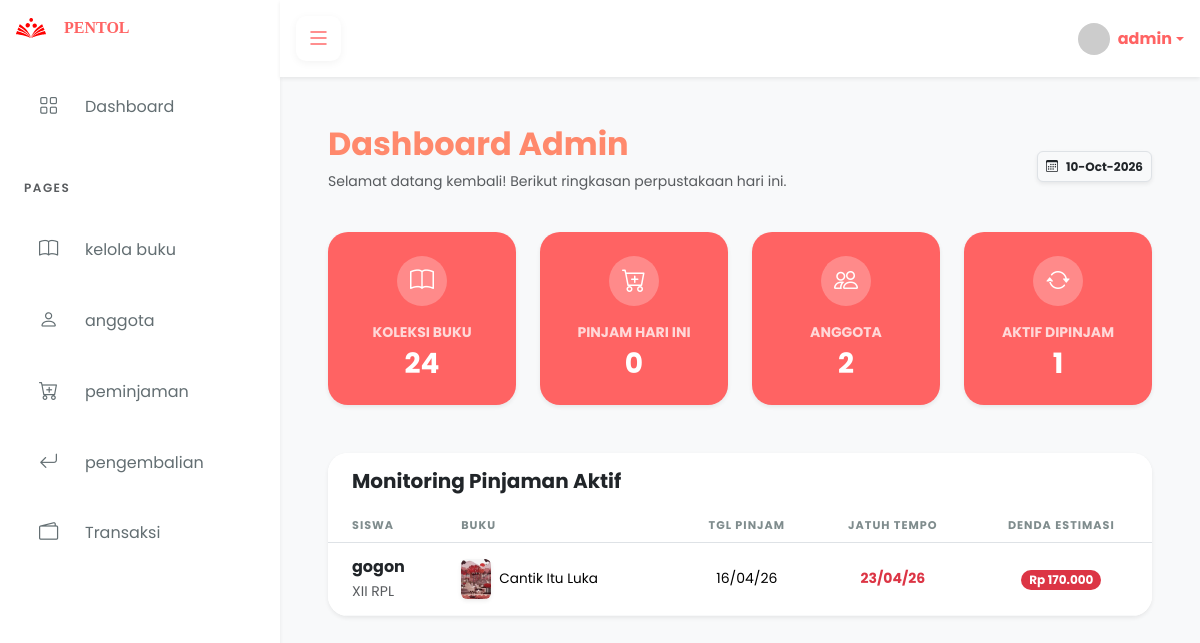
Page /admin/index.php?link=konfirmasi_admin (signed in) on the committed database.
### tables this page shows
CREATE TABLE `peminjaman` (
  `id_pinjam` int NOT NULL,
  `id_anggota` int NOT NULL,
  `id_user` int NOT NULL,
  `tanggal_pinjam` date NOT NULL,
  `tanggal_jatuh_tempo` date NOT NULL,
  `status_pinjam` enum('dipinjam','selesai','terlambat','pending') NOT NULL
);

CREATE TABLE `anggota` (
  `id_anggota` int NOT NULL,
  `no_anggota` varchar(30) NOT NULL,
  `nama` varchar(100) NOT NULL,
  `kelas` varchar(50) NOT NULL,
  `alamat` varchar(200) NOT NULL,
  `no_hp` varchar(255) NOT NULL,
  `tanggal_daftar` date NOT NULL,
  `status` enum('aktif','nonaktif') NOT NULL,
  `id_user` int NOT NULL
);

CREATE TABLE `buku` (
  `id_buku` int NOT NULL,
  `foto` text NOT NULL,
  `isbn` varchar(30) NOT NULL,
  `judul` varchar(150) NOT NULL,
  `pengarang` varchar(100) NOT NULL,
  `penerbit` varchar(100) NOT NULL,
  `tahun_terbit` int NOT NULL,
  `kategori` varchar(50) NOT NULL,
  `lokasi_rak` varchar(30) NOT NULL,
  `stok_total` int NOT NULL,
  `stok_tersedia` int NOT NULL
);

### admin/dashboard.php (the view, shortened to what this page needs)
<?php
include '../inc/koneksi.php';
$hari_ini = date('Y-m-d');
$query_buku = mysqli_query($koneksi, "SELECT COUNT(*) as total FROM buku");
$data_buku = mysqli_fetch_assoc($query_buku);
$total_buku = $data_buku['total'] ?? 0;
$query_pinjam = mysqli_query($koneksi, "SELECT COUNT(*) as total FROM peminjaman WHERE tanggal_pinjam = '$hari_ini'");
$data_pinjam = mysqli_fetch_assoc($query_pinjam);
$peminjaman_hari_ini = $data_pinjam['total'] ?? 0;
$query_anggota = mysqli_query($koneksi, "SELECT COUNT(*) as total FROM anggota");
$data_anggota = mysqli_fetch_assoc($query_anggota);
$total_anggota = $data_anggota['total'] ?? 0;
$query_status = mysqli_query($koneksi, "SELECT COUNT(*) as total FROM detail_peminjaman WHERE status_item = 'dipinjam'");
$data_status = mysqli_fetch_assoc($query_status);
$sedang_dipinjam = $data_status['total'] ?? 0;
?>
<div class="container-fluid p-4">
    <div class="d-flex justify-content-between align-items-center mb-4">
        <div>
            <h2 class="fw-bold" style="color: #ff896c;">Dashboard Admin</h2>
            <p class="text-muted small">Selamat datang kembali! Berikut ringkasan perpustakaan hari ini.</p>
        </div>
        <div class="text-end">
            <span class="badge bg-light text-dark shadow-sm p-2 border">
                <i class="bi bi-calendar3 me-2"></i><?php echo date('d-M-Y'); ?>
            </span>
        </div>
    </div>
    <div class="row g-4 mb-5" data-aos="fade-up">
        <div class="col-md-3">
            <div class="card border-0 shadow-sm text-white h-100" style="background:var(--pink-wara); border-radius: 20px;">
                <div class="card-body p-4 text-center">
                    <div class="bg-white bg-opacity-25 rounded-circle mx-auto mb-3 d-flex align-items-center justify-content-center" style="width: 50px; height: 50px;">
                        <i class="bi bi-book fs-4"></i>
                    </div>
                    <p class="mb-1 small opacity-75 text-uppercase fw-bold">Koleksi Buku</p>
                    <h3 class="fw-bold mb-0"><?php echo number_format($total_buku, 0, ',', '.'); ?></h3>
                </div>
            </div>
        </div>
        <div class="col-md-3">
            <div class="card border-0 shadow-sm text-white h-100" style="background:var(--pink-wara); border-radius: 20px;">
                <div class="card-body p-4 text-center">
                    <div class="bg-white bg-opacity-25 rounded-circle mx-auto mb-3 d-flex align-items-center justify-content-center" style="width: 50px; height: 50px;">
                        <i class="bi bi-cart-plus fs-4"></i>
                    </div>
                    <p class="mb-1 small opacity-75 text-uppercase fw-bold">Pinjam Hari Ini</p>
                    <h3 class="fw-bold mb-0"><?php echo $peminjaman_hari_ini; ?></h3>
                </div>
            </div>
        </div>
        <div class="col-md-3">
            <div class="card border-0 shadow-sm text-white h-100" style="background:var(--pink-wara); border-radius: 20px;">
                <div class="card-body p-4 text-center">
                    <div class="bg-white bg-opacity-25 rounded-circle mx-auto mb-3 d-flex align-items-center justify-content-center" style="width: 50px; height: 50px;">
                        <i class="bi bi-people fs-4"></i>
                    </div>
                    <p class="mb-1 small opacity-75 text-uppercase fw-bold">Anggota</p>
                    <h3 class="fw-bold mb-0"><?php echo $total_anggota; ?></h3>
                </div>
            </div>
        </div>
        <div class="col-md-3">
            <div class="card border-0 shadow-sm text-white h-100" style="background:var(--pink-wara); border-radius: 20px;">
                <div class="card-body p-4 text-center">
                    <div class="bg-white bg-opacity-25 rounded-circle mx-auto mb-3 d-flex align-items-center justify-content-center" style="width: 50px; height: 50px;">
                        <i class="bi bi-arrow-repeat fs-4"></i>
                    </div>
                    <p class="mb-1 small opacity-75 text-uppercase fw-bold">Aktif Dipinjam</p>
                    <h3 class="fw-bold mb-0"><?php echo $sedang_dipinjam; ?></h3>
                </div>
            </div>
        </div>
    </div>
    <div class="row" data-aos="fade-up" data-aos-delay="200">
        <div class="col-12">
            <div class="card border-0 shadow-sm" style="border-radius: 20px; overflow: hidden;">
                <div class="card-header bg-white py-3 border-0 d-flex justify-content-between align-items-center">
                    <h5 class="mb-0 fw-bold text-dark"><i class="me-2 text-warning"></i>Monitoring Pinjaman Aktif</h5>
                </div>
                <div class="table-responsive">
                    <table class="table table-hover align-middle mb-0">
                        <thead class="bg-light text-uppercase" style="font-size: 0.7rem; letter-spacing: 1px;">
                            <tr>
                                <th class="ps-4">Siswa</th>
                                <th>Buku</th>
                                <th class="text-center">Tgl Pinjam</th>
                                <th class="text-center">Jatuh Tempo</th>
                                <th class="text-center">Denda Estimasi</th>
                            </tr>
                        </thead>
                        <tbody>
                            <?php
                            $sql_admin = mysqli_query($koneksi, "SELECT * FROM peminjaman
                                        JOIN detail_peminjaman ON peminjaman.id_pinjam = detail_peminjaman.id_pinjam
                                        JOIN buku ON detail_peminjaman.id_buku = buku.id_buku
                                        JOIN anggota ON peminjaman.id_anggota = anggota.id_anggota
                                        WHERE peminjaman.status_pinjam = 'dipinjam'
                                        ORDER BY peminjaman.tanggal_jatuh_tempo ASC LIMIT 10");
                            if(mysqli_num_rows($sql_admin) > 0) {
                                while($row = mysqli_fetch_array($sql_admin)){
                                    $tgl_kembali = $row['tanggal_jatuh_tempo'];
                                    $is_telat = ($hari_ini > $tgl_kembali);
                                    $denda = 0;
                                    if($is_telat) {
                                        $selisih = floor((strtotime($hari_ini) - strtotime($tgl_kembali)) / (60*60*24));
                                        $denda = $selisih * 1000;
                                    }
                            ?>
                            <tr>
                                <td class="ps-4">
                                    <div class="fw-bold text-dark"><?php echo $row['nama']; ?></div>
                                    <small class="text-muted"><?php echo $row['kelas']; ?></small>
                                </td>
                                <td>
                                    <div class="d-flex align-items-center">
                                        <img src="../asset/img/buku/<?php echo $row['foto']; ?>" width="30" height="40" class="rounded me-2 shadow-sm" style="object-fit: cover;">
                                        <div class="text-truncate" style="max-width: 180px; font-size: 0.85rem;"><?php echo $row['judul']; ?></div>
                                    </div>
                                </td>
                                <td class="text-center small"><?php echo date('d/m/y', strtotime($row['tanggal_pinjam'])); ?></td>
                                <td class="text-center small">
                                    <span class="<?php echo $is_telat ? 'text-danger fw-bold' : ''; ?>">
                                        <?php echo date('d/m/y', strtotime($tgl_kembali)); ?>
                                    </span>
                                </td>
                                <td class="text-center">
                                    <?php if($is_telat): ?>
                                        <span class="badge bg-danger rounded-pill">Rp <?php echo number_format($denda, 0, ',', '.'); ?></span>
                                    <?php else: ?>
                                        <span class="badge bg-light text-success border border-success rounded-pill small">Lancar</span>
                                    <?php endif; ?>
                                </td>
                            </tr>
                            <?php
                                }
                            } else {
                                echo "<tr><td colspan='5' class='text-center py-4 text-muted small'>Tidak ada buku yang sedang dipinjam.</td></tr>";
                            }
                            ?>
                        </tbody>
                    </table>
                </div>
            </div>
        </div>
    </div>
</div>

### asset/css/base.css (style rules this page uses)
:root { --pink-wara: #ff6363; --pink-grad: linear-gradient(45deg, #ff4d6d, #ff8a71); --bg-light: #f8f9fa; --sidebar-width: 280px; --sidebar-small: 80px; }
body { font-family: 'Poppins', sans-serif; background-color: var(--bg-light); overflow-x: hidden; }

### admin/dashboard.php (style rules this page uses)
.table thead th { border-top: none; color: #7f8c8d; }
.table tbody td { border-bottom: 1px solid #f8f9fa; padding: 12px 8px; }

### rows in the picture
peminjaman: id_anggota.nama "gogon", id_anggota.kelas "XII RPL", buku.foto (picture), buku.judul "Cantik Itu Luka", tanggal_pinjam "16/04/26", tanggal_jatuh_tempo "23/04/26", tanggal_jatuh_tempo "170.000"

### other values in the picture
$_SESSION['username'] "admin"
$total_buku "24"
$peminjaman_hari_ini "0"
$total_anggota "2"
$sedang_dipinjam "1"
